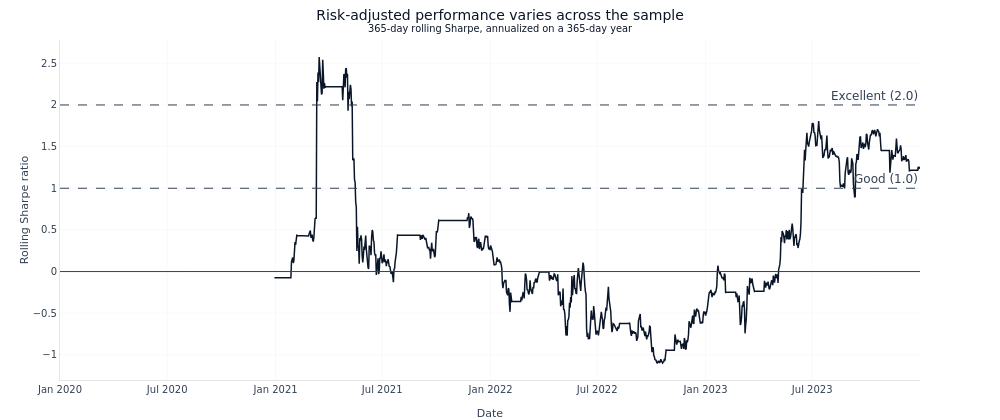

The code cell stored with this chart in its notebook:
### Code cell
rolling = analysis_net.compute_rolling_metrics(windows=[ROLLING_WINDOW_DAYS], metrics=["sharpe"])
fig = plot_rolling_sharpe(rolling_result=rolling)
fig.data[0].line.color = COLORS["blue"]
for shape in fig.layout.shapes:
    shape.line.color = COLORS["neutral"]
for annotation in fig.layout.annotations:
    annotation.font.color = COLORS["neutral"]
fig.update_layout(
    title=(
        "Risk-adjusted performance varies across the sample"
        f"<br><sup>{ROLLING_WINDOW_DAYS}-day rolling Sharpe, annualized on a 365-day year</sup>"
    ),
    xaxis_title="Date",
    yaxis_title="Rolling Sharpe ratio",
    height=420,
)
fig.show()

### Figure 1 — Plotly figure (JSON) as saved in the notebook; plotly's stock layout.template omitted (floating-point values rounded to 4 significant figures; data arrays with more than 128 entries replaced by an {"elided": "..."} marker saying what was removed)
{"data": [{"hovertemplate": "365d Sharpe: %{y:.2f}<extra></extra>", "line": {"color": "#0a1628", "width": 1.5}, "mode": "lines", "name": "365d", "type": "scatter", "x": {"elided": "1461 str values"}, "y": {"elided": "1461 float values"}}], "layout": {"annotations": [{"font": {"color": "#334155"}, "showarrow": false, "text": "Good (1.0)", "x": 1, "xanchor": "right", "xref": "x domain", "y": 1, "yanchor": "bottom", "yref": "y"}, {"font": {"color": "#334155"}, "showarrow": false, "text": "Excellent (2.0)", "x": 1, "xanchor": "right", "xref": "x domain", "y": 2, "yanchor": "bottom", "yref": "y"}], "font": {"color": "#334155", "family": "DM Sans, DejaVu Sans, sans-serif", "size": 12}, "height": 420, "hoverlabel": {"bgcolor": "white", "font": {"family": "DM Sans, DejaVu Sans, sans-serif", "size": 13}}, "hovermode": "x unified", "legend": {"x": 0.01, "xanchor": "left", "y": 0.99, "yanchor": "top"}, "margin": {"b": 40, "l": 60, "r": 80, "t": 40}, "paper_bgcolor": "rgba(0,0,0,0)", "plot_bgcolor": "rgba(0,0,0,0)", "shapes": [{"line": {"color": "#334155", "dash": "solid", "width": 1}, "type": "line", "x0": 0, "x1": 1, "xref": "x domain", "y0": 0, "y1": 0, "yref": "y"}, {"line": {"color": "#334155", "dash": "dash", "width": 1}, "type": "line", "x0": 0, "x1": 1, "xref": "x domain", "y0": 1, "y1": 1, "yref": "y"}, {"line": {"color": "#334155", "dash": "dash", "width": 1}, "type": "line", "x0": 0, "x1": 1, "xref": "x domain", "y0": 2, "y1": 2, "yref": "y"}], "showlegend": false, "title": {"text": "Risk-adjusted performance varies across the sample<br><sup>365-day rolling Sharpe, annualized on a 365-day year</sup>"}, "width": 1000, "xaxis": {"gridcolor": "rgba(0,0,0,0.06)", "linecolor": "rgba(0,0,0,0.1)", "title": {"text": "Date"}, "zeroline": false}, "yaxis": {"gridcolor": "rgba(0,0,0,0.06)", "linecolor": "rgba(0,0,0,0.1)", "title": {"text": "Rolling Sharpe ratio"}, "zeroline": false}}}
